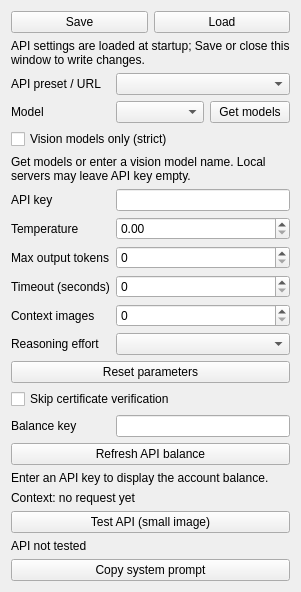
<?xml version="1.0" encoding="UTF-8"?>
<ui version="4.0">
 <class>ApiForm</class>
 <widget class="QWidget" name="ApiForm">
  <layout class="QFormLayout" name="settings_form">
   <item row="0" column="0" colspan="2">
    <layout class="QHBoxLayout" name="preferences_row">
     <item>
      <widget class="QPushButton" name="save_api_button">
       <property name="text">
        <string>Save</string>
       </property>
      </widget>
     </item>
     <item>
      <widget class="QPushButton" name="load_api_button">
       <property name="text">
        <string>Load</string>
       </property>
      </widget>
     </item>
    </layout>
   </item>
   <item row="1" column="0" colspan="2">
    <widget class="QLabel" name="api_config_status">
     <property name="text">
      <string>API settings are loaded at startup; Save or close this window to write changes.</string>
     </property>
     <property name="wordWrap">
      <bool>true</bool>
     </property>
    </widget>
   </item>
   <item row="2" column="0">
    <widget class="QLabel" name="api_url_label">
     <property name="text">
      <string>API preset / URL</string>
     </property>
     <property name="buddy">
      <cstring>api_url</cstring>
     </property>
    </widget>
   </item>
   <item row="2" column="1">
    <widget class="NoWheelComboBox" name="api_url" />
   </item>
   <item row="3" column="0">
    <widget class="QLabel" name="model_row_label">
     <property name="text">
      <string>Model</string>
     </property>
    </widget>
   </item>
   <item row="3" column="1">
    <layout class="QHBoxLayout" name="model_row" stretch="1,0">
     <item>
      <widget class="NoWheelComboBox" name="api_model" />
     </item>
     <item>
      <widget class="QPushButton" name="fetch_button">
       <property name="text">
        <string>Get models</string>
       </property>
      </widget>
     </item>
    </layout>
   </item>
   <item row="4" column="0" colspan="2">
    <widget class="QCheckBox" name="vision_models_only">
     <property name="text">
      <string>Vision models only (strict)</string>
     </property>
    </widget>
   </item>
   <item row="5" column="0" colspan="2">
    <widget class="QLabel" name="models_status">
     <property name="text">
      <string>Get models or enter a vision model name. Local servers may leave API key empty.</string>
     </property>
     <property name="wordWrap">
      <bool>true</bool>
     </property>
    </widget>
   </item>
   <item row="6" column="0">
    <widget class="QLabel" name="api_key_label">
     <property name="text">
      <string>API key</string>
     </property>
     <property name="buddy">
      <cstring>api_key</cstring>
     </property>
    </widget>
   </item>
   <item row="6" column="1">
    <widget class="QLineEdit" name="api_key" />
   </item>
   <item row="7" column="0">
    <widget class="QLabel" name="temperature_label">
     <property name="text">
      <string>Temperature</string>
     </property>
     <property name="buddy">
      <cstring>temperature</cstring>
     </property>
    </widget>
   </item>
   <item row="7" column="1">
    <widget class="NoWheelDoubleSpinBox" name="temperature" />
   </item>
   <item row="8" column="0">
    <widget class="QLabel" name="max_tokens_label">
     <property name="text">
      <string>Max output tokens</string>
     </property>
     <property name="buddy">
      <cstring>max_tokens</cstring>
     </property>
    </widget>
   </item>
   <item row="8" column="1">
    <widget class="NoWheelSpinBox" name="max_tokens" />
   </item>
   <item row="9" column="0">
    <widget class="QLabel" name="timeout_label">
     <property name="text">
      <string>Timeout (seconds)</string>
     </property>
     <property name="buddy">
      <cstring>timeout</cstring>
     </property>
    </widget>
   </item>
   <item row="9" column="1">
    <widget class="NoWheelSpinBox" name="timeout" />
   </item>
   <item row="10" column="0">
    <widget class="QLabel" name="context_images_label">
     <property name="text">
      <string>Context images</string>
     </property>
     <property name="buddy">
      <cstring>context_images</cstring>
     </property>
    </widget>
   </item>
   <item row="10" column="1">
    <widget class="NoWheelSpinBox" name="context_images" />
   </item>
   <item row="11" column="0">
    <widget class="QLabel" name="reasoning_effort_label">
     <property name="text">
      <string>Reasoning effort</string>
     </property>
     <property name="buddy">
      <cstring>reasoning_effort</cstring>
     </property>
    </widget>
   </item>
   <item row="11" column="1">
    <widget class="NoWheelComboBox" name="reasoning_effort" />
   </item>
   <item row="12" column="0" colspan="2">
    <widget class="QPushButton" name="reset_api_parameters_button">
     <property name="text">
      <string>Reset parameters</string>
     </property>
    </widget>
   </item>
   <item row="13" column="0" colspan="2">
    <widget class="QCheckBox" name="skip_certificate_verification">
     <property name="text">
      <string>Skip certificate verification</string>
     </property>
    </widget>
   </item>
   <item row="14" column="0">
    <widget class="QLabel" name="balance_key_label">
     <property name="text">
      <string>Balance key</string>
     </property>
     <property name="buddy">
      <cstring>balance_key</cstring>
     </property>
    </widget>
   </item>
   <item row="14" column="1">
    <widget class="QLineEdit" name="balance_key" />
   </item>
   <item row="15" column="0" colspan="2">
    <widget class="QPushButton" name="balance_button">
     <property name="text">
      <string>Refresh API balance</string>
     </property>
    </widget>
   </item>
   <item row="16" column="0" colspan="2">
    <widget class="QLabel" name="balance_status">
     <property name="text">
      <string>Enter an API key to display the account balance.</string>
     </property>
     <property name="wordWrap">
      <bool>true</bool>
     </property>
    </widget>
   </item>
   <item row="17" column="0" colspan="2">
    <widget class="QLabel" name="usage">
     <property name="text">
      <string>Context: no request yet</string>
     </property>
     <property name="wordWrap">
      <bool>true</bool>
     </property>
    </widget>
   </item>
   <item row="18" column="0" colspan="2">
    <widget class="QPushButton" name="test_button">
     <property name="text">
      <string>Test API (small image)</string>
     </property>
    </widget>
   </item>
   <item row="19" column="0" colspan="2">
    <widget class="QLabel" name="test_status">
     <property name="text">
      <string>API not tested</string>
     </property>
     <property name="wordWrap">
      <bool>true</bool>
     </property>
    </widget>
   </item>
   <item row="20" column="0" colspan="2">
    <widget class="QPushButton" name="copy_prompt">
     <property name="text">
      <string>Copy system prompt</string>
     </property>
    </widget>
   </item>
   <property name="rowWrapPolicy">
    <enum>QFormLayout::WrapLongRows</enum>
   </property>
  </layout>
 </widget>
 <customwidgets>
  <customwidget>
   <class>NoWheelComboBox</class>
   <extends>QComboBox</extends>
   <header>utils.qt_widgets</header>
  </customwidget>
  <customwidget>
   <class>NoWheelDoubleSpinBox</class>
   <extends>QDoubleSpinBox</extends>
   <header>utils.qt_widgets</header>
  </customwidget>
  <customwidget>
   <class>NoWheelSpinBox</class>
   <extends>QSpinBox</extends>
   <header>utils.qt_widgets</header>
  </customwidget>
 </customwidgets>
 <resources />
 <connections />
</ui>
